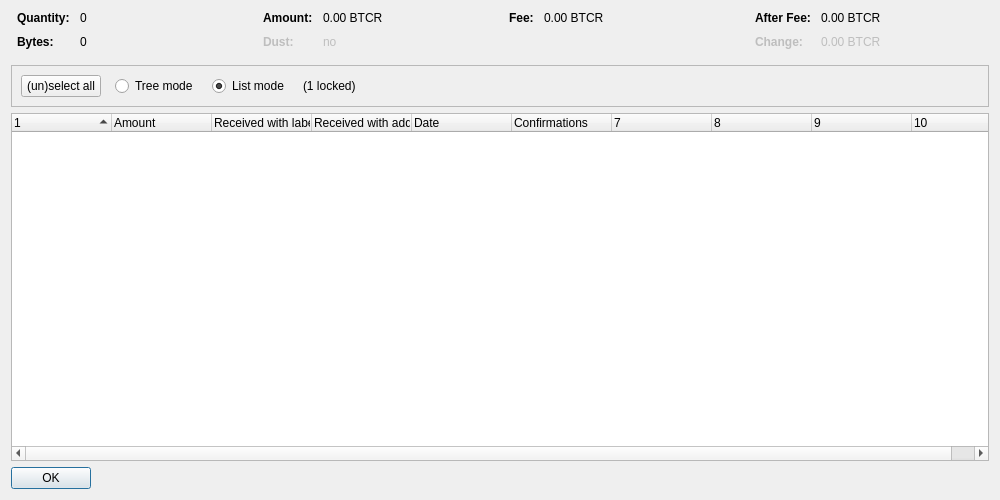
<?xml version="1.0" encoding="UTF-8"?>
<ui version="4.0">
 <class>CoinControlDialog</class>
 <widget class="QDialog" name="CoinControlDialog">
  <property name="geometry">
   <rect>
    <x>0</x>
    <y>0</y>
    <width>1000</width>
    <height>500</height>
   </rect>
  </property>
  <property name="windowTitle">
   <string>Coin Selection</string>
  </property>
  <layout class="QVBoxLayout" name="verticalLayout">
   <item>
    <layout class="QHBoxLayout" name="horizontalLayoutTop" stretch="0,0,0,0">
     <property name="topMargin">
      <number>0</number>
     </property>
     <property name="bottomMargin">
      <number>10</number>
     </property>
     <item>
      <layout class="QFormLayout" name="formLayoutCoinControl1">
       <property name="horizontalSpacing">
        <number>10</number>
       </property>
       <property name="verticalSpacing">
        <number>10</number>
       </property>
       <property name="leftMargin">
        <number>6</number>
       </property>
       <property name="rightMargin">
        <number>6</number>
       </property>
       <item row="0" column="0">
        <widget class="QLabel" name="labelCoinControlQuantityText">
         <property name="font">
          <font>
           <weight>75</weight>
           <bold>true</bold>
          </font>
         </property>
         <property name="text">
          <string>Quantity:</string>
         </property>
        </widget>
       </item>
       <item row="0" column="1">
        <widget class="QLabel" name="labelCoinControlQuantity">
         <property name="cursor">
          <cursorShape>IBeamCursor</cursorShape>
         </property>
         <property name="contextMenuPolicy">
          <enum>Qt::ActionsContextMenu</enum>
         </property>
         <property name="text">
          <string notr="true">0</string>
         </property>
         <property name="textInteractionFlags">
          <set>Qt::LinksAccessibleByMouse|Qt::TextSelectableByKeyboard|Qt::TextSelectableByMouse</set>
         </property>
        </widget>
       </item>
       <item row="1" column="0">
        <widget class="QLabel" name="labelCoinControlBytesText">
         <property name="font">
          <font>
           <weight>75</weight>
           <bold>true</bold>
          </font>
         </property>
         <property name="text">
          <string>Bytes:</string>
         </property>
        </widget>
       </item>
       <item row="1" column="1">
        <widget class="QLabel" name="labelCoinControlBytes">
         <property name="cursor">
          <cursorShape>IBeamCursor</cursorShape>
         </property>
         <property name="contextMenuPolicy">
          <enum>Qt::ActionsContextMenu</enum>
         </property>
         <property name="text">
          <string notr="true">0</string>
         </property>
         <property name="textInteractionFlags">
          <set>Qt::LinksAccessibleByMouse|Qt::TextSelectableByKeyboard|Qt::TextSelectableByMouse</set>
         </property>
        </widget>
       </item>
      </layout>
     </item>
     <item>
      <layout class="QFormLayout" name="formLayoutCoinControl2">
       <property name="horizontalSpacing">
        <number>10</number>
       </property>
       <property name="verticalSpacing">
        <number>10</number>
       </property>
       <property name="leftMargin">
        <number>6</number>
       </property>
       <property name="rightMargin">
        <number>6</number>
       </property>
       <item row="0" column="0">
        <widget class="QLabel" name="labelCoinControlAmountText">
         <property name="font">
          <font>
           <weight>75</weight>
           <bold>true</bold>
          </font>
         </property>
         <property name="text">
          <string>Amount:</string>
         </property>
        </widget>
       </item>
       <item row="0" column="1">
        <widget class="QLabel" name="labelCoinControlAmount">
         <property name="cursor">
          <cursorShape>IBeamCursor</cursorShape>
         </property>
         <property name="contextMenuPolicy">
          <enum>Qt::ActionsContextMenu</enum>
         </property>
         <property name="text">
          <string notr="true">0.00 BTCR</string>
         </property>
         <property name="textInteractionFlags">
          <set>Qt::LinksAccessibleByMouse|Qt::TextSelectableByKeyboard|Qt::TextSelectableByMouse</set>
         </property>
        </widget>
       </item>
       <item row="1" column="0">
        <widget class="QLabel" name="labelCoinControlLowOutputText">
         <property name="enabled">
          <bool>false</bool>
         </property>
         <property name="font">
          <font>
           <weight>75</weight>
           <bold>true</bold>
          </font>
         </property>
         <property name="text">
          <string>Dust:</string>
         </property>
        </widget>
       </item>
       <item row="1" column="1">
        <widget class="QLabel" name="labelCoinControlLowOutput">
         <property name="enabled">
          <bool>false</bool>
         </property>
         <property name="cursor">
          <cursorShape>IBeamCursor</cursorShape>
         </property>
         <property name="contextMenuPolicy">
          <enum>Qt::ActionsContextMenu</enum>
         </property>
         <property name="text">
          <string notr="true">no</string>
         </property>
         <property name="textInteractionFlags">
          <set>Qt::LinksAccessibleByMouse|Qt::TextSelectableByKeyboard|Qt::TextSelectableByMouse</set>
         </property>
        </widget>
       </item>
      </layout>
     </item>
     <item>
      <layout class="QFormLayout" name="formLayoutCoinControl3">
       <property name="horizontalSpacing">
        <number>10</number>
       </property>
       <property name="verticalSpacing">
        <number>10</number>
       </property>
       <property name="leftMargin">
        <number>6</number>
       </property>
       <property name="rightMargin">
        <number>6</number>
       </property>
       <item row="0" column="0">
        <widget class="QLabel" name="labelCoinControlFeeText">
         <property name="font">
          <font>
           <weight>75</weight>
           <bold>true</bold>
          </font>
         </property>
         <property name="text">
          <string>Fee:</string>
         </property>
        </widget>
       </item>
       <item row="0" column="1">
        <widget class="QLabel" name="labelCoinControlFee">
         <property name="cursor">
          <cursorShape>IBeamCursor</cursorShape>
         </property>
         <property name="contextMenuPolicy">
          <enum>Qt::ActionsContextMenu</enum>
         </property>
         <property name="text">
          <string notr="true">0.00 BTCR</string>
         </property>
         <property name="textInteractionFlags">
          <set>Qt::LinksAccessibleByMouse|Qt::TextSelectableByKeyboard|Qt::TextSelectableByMouse</set>
         </property>
        </widget>
       </item>
      </layout>
     </item>
     <item>
      <layout class="QFormLayout" name="formLayoutCoinControl4">
       <property name="horizontalSpacing">
        <number>10</number>
       </property>
       <property name="verticalSpacing">
        <number>10</number>
       </property>
       <property name="leftMargin">
        <number>6</number>
       </property>
       <property name="rightMargin">
        <number>6</number>
       </property>
       <item row="0" column="0">
        <widget class="QLabel" name="labelCoinControlAfterFeeText">
         <property name="font">
          <font>
           <weight>75</weight>
           <bold>true</bold>
          </font>
         </property>
         <property name="text">
          <string>After Fee:</string>
         </property>
        </widget>
       </item>
       <item row="0" column="1">
        <widget class="QLabel" name="labelCoinControlAfterFee">
         <property name="cursor">
          <cursorShape>IBeamCursor</cursorShape>
         </property>
         <property name="contextMenuPolicy">
          <enum>Qt::ActionsContextMenu</enum>
         </property>
         <property name="text">
          <string notr="true">0.00 BTCR</string>
         </property>
         <property name="textInteractionFlags">
          <set>Qt::LinksAccessibleByMouse|Qt::TextSelectableByKeyboard|Qt::TextSelectableByMouse</set>
         </property>
        </widget>
       </item>
       <item row="1" column="0">
        <widget class="QLabel" name="labelCoinControlChangeText">
         <property name="enabled">
          <bool>false</bool>
         </property>
         <property name="font">
          <font>
           <weight>75</weight>
           <bold>true</bold>
          </font>
         </property>
         <property name="text">
          <string>Change:</string>
         </property>
        </widget>
       </item>
       <item row="1" column="1">
        <widget class="QLabel" name="labelCoinControlChange">
         <property name="enabled">
          <bool>false</bool>
         </property>
         <property name="cursor">
          <cursorShape>IBeamCursor</cursorShape>
         </property>
         <property name="contextMenuPolicy">
          <enum>Qt::ActionsContextMenu</enum>
         </property>
         <property name="text">
          <string notr="true">0.00 BTCR</string>
         </property>
         <property name="textInteractionFlags">
          <set>Qt::LinksAccessibleByMouse|Qt::TextSelectableByKeyboard|Qt::TextSelectableByMouse</set>
         </property>
        </widget>
       </item>
      </layout>
     </item>
    </layout>
   </item>
   <item>
    <widget class="QFrame" name="frame">
     <property name="minimumSize">
      <size>
       <width>0</width>
       <height>40</height>
      </size>
     </property>
     <property name="frameShape">
      <enum>QFrame::StyledPanel</enum>
     </property>
     <property name="frameShadow">
      <enum>QFrame::Sunken</enum>
     </property>
     <layout class="QHBoxLayout" name="horizontalLayout">
      <item>
       <layout class="QHBoxLayout" name="horizontalLayoutPanel" stretch="0,0,0,0,0">
        <property name="spacing">
         <number>14</number>
        </property>
        <item>
         <widget class="QPushButton" name="pushButtonSelectAll">
          <property name="sizePolicy">
           <sizepolicy hsizetype="Maximum" vsizetype="Fixed">
            <horstretch>0</horstretch>
            <verstretch>0</verstretch>
           </sizepolicy>
          </property>
          <property name="text">
           <string>(un)select all</string>
          </property>
          <property name="autoDefault">
           <bool>false</bool>
          </property>
         </widget>
        </item>
        <item>
         <widget class="QRadioButton" name="radioTreeMode">
          <property name="sizePolicy">
           <sizepolicy hsizetype="Maximum" vsizetype="Fixed">
            <horstretch>0</horstretch>
            <verstretch>0</verstretch>
           </sizepolicy>
          </property>
          <property name="text">
           <string>Tree mode</string>
          </property>
         </widget>
        </item>
        <item>
         <widget class="QRadioButton" name="radioListMode">
          <property name="sizePolicy">
           <sizepolicy hsizetype="Maximum" vsizetype="Fixed">
            <horstretch>0</horstretch>
            <verstretch>0</verstretch>
           </sizepolicy>
          </property>
          <property name="text">
           <string>List mode</string>
          </property>
          <property name="checked">
           <bool>true</bool>
          </property>
         </widget>
        </item>
        <item>
         <widget class="QLabel" name="labelLocked">
          <property name="text">
           <string notr="true">(1 locked)</string>
          </property>
         </widget>
        </item>
        <item>
         <spacer name="horizontalSpacer">
          <property name="orientation">
           <enum>Qt::Horizontal</enum>
          </property>
          <property name="sizeHint" stdset="0">
           <size>
            <width>40</width>
            <height>20</height>
           </size>
          </property>
         </spacer>
        </item>
       </layout>
      </item>
     </layout>
    </widget>
   </item>
   <item>
    <widget class="CoinControlTreeWidget" name="treeWidget">
     <property name="contextMenuPolicy">
      <enum>Qt::CustomContextMenu</enum>
     </property>
     <property name="sortingEnabled">
      <bool>false</bool>
     </property>
     <property name="columnCount">
      <number>10</number>
     </property>
     <attribute name="headerShowSortIndicator" stdset="0">
      <bool>true</bool>
     </attribute>
     <attribute name="headerStretchLastSection">
      <bool>false</bool>
     </attribute>
     <column>
      <property name="text">
       <string/>
      </property>
     </column>
     <column>
      <property name="text">
       <string>Amount</string>
      </property>
     </column>
     <column>
      <property name="text">
       <string>Received with label</string>
      </property>
     </column>
     <column>
      <property name="text">
       <string>Received with address</string>
      </property>
     </column>
     <column>
      <property name="text">
       <string>Date</string>
      </property>
     </column>
     <column>
      <property name="text">
       <string>Confirmations</string>
      </property>
      <property name="toolTip">
       <string>Confirmed</string>
      </property>
     </column>
     <column>
      <property name="text">
       <string/>
      </property>
     </column>
     <column>
      <property name="text">
       <string/>
      </property>
     </column>
     <column>
      <property name="text">
       <string/>
      </property>
     </column>
     <column>
      <property name="text">
       <string/>
      </property>
     </column>
    </widget>
   </item>
   <item>
    <widget class="QDialogButtonBox" name="buttonBox">
     <property name="sizePolicy">
      <sizepolicy hsizetype="Maximum" vsizetype="Fixed">
       <horstretch>0</horstretch>
       <verstretch>0</verstretch>
      </sizepolicy>
     </property>
     <property name="orientation">
      <enum>Qt::Horizontal</enum>
     </property>
     <property name="standardButtons">
      <set>QDialogButtonBox::Ok</set>
     </property>
    </widget>
   </item>
  </layout>
 </widget>
 <customwidgets>
  <customwidget>
   <class>CoinControlTreeWidget</class>
   <extends>QTreeWidget</extends>
   <header>coincontroltreewidget.h</header>
  </customwidget>
 </customwidgets>
 <resources/>
 <connections/>
</ui>
